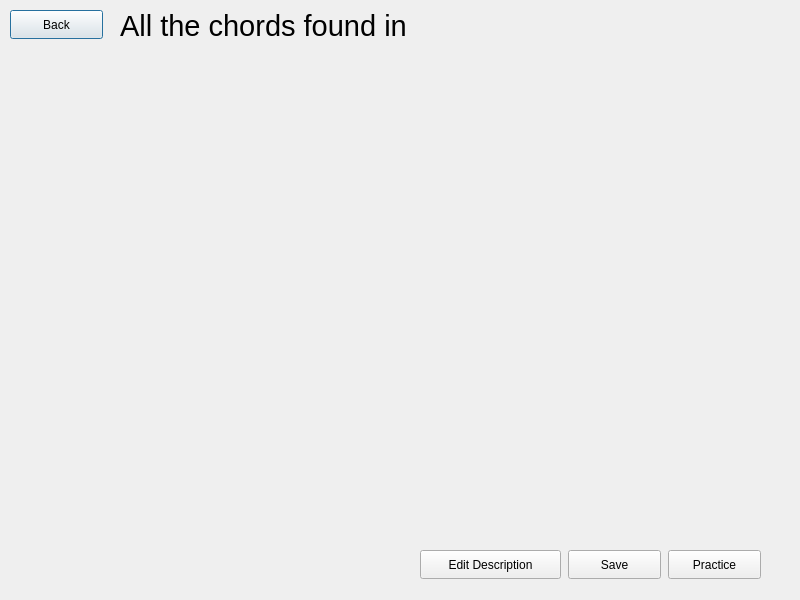
<?xml version="1.0" encoding="UTF-8"?>
<ui version="4.0">
 <class>EditDialog</class>
 <widget class="QDialog" name="EditDialog">
  <property name="geometry">
   <rect>
    <x>0</x>
    <y>0</y>
    <width>800</width>
    <height>600</height>
   </rect>
  </property>
  <property name="windowTitle">
   <string>Edit</string>
  </property>
  <widget class="QPushButton" name="backButton">
   <property name="geometry">
    <rect>
     <x>10</x>
     <y>10</y>
     <width>93</width>
     <height>29</height>
    </rect>
   </property>
   <property name="text">
    <string>Back</string>
   </property>
  </widget>
  <widget class="QPushButton" name="practiceButton">
   <property name="geometry">
    <rect>
     <x>668</x>
     <y>550</y>
     <width>93</width>
     <height>29</height>
    </rect>
   </property>
   <property name="text">
    <string>Practice</string>
   </property>
  </widget>
  <widget class="QPushButton" name="saveButton">
   <property name="geometry">
    <rect>
     <x>568</x>
     <y>550</y>
     <width>93</width>
     <height>29</height>
    </rect>
   </property>
   <property name="text">
    <string>Save</string>
   </property>
  </widget>
  <widget class="QPushButton" name="descriptionButton">
   <property name="geometry">
    <rect>
     <x>420</x>
     <y>550</y>
     <width>141</width>
     <height>29</height>
    </rect>
   </property>
   <property name="text">
    <string>Edit Description</string>
   </property>
  </widget>
  <widget class="QLabel" name="title">
   <property name="geometry">
    <rect>
     <x>120</x>
     <y>5</y>
     <width>411</width>
     <height>41</height>
    </rect>
   </property>
   <property name="font">
    <font>
     <pointsize>22</pointsize>
    </font>
   </property>
   <property name="text">
    <string>All the chords found in </string>
   </property>
  </widget>
 </widget>
 <resources/>
 <connections/>
</ui>
